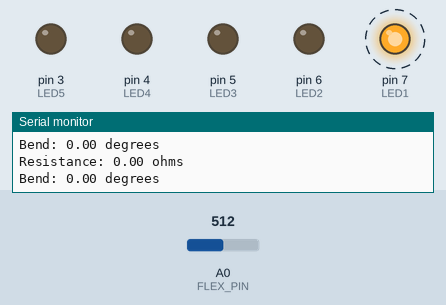
This sketch was run on a simulated Arduino Uno, built with avr-gcc and run on an emulated ATmega328P. Parts: output pins drawn as LEDs (lit = HIGH), the last lines printed to the serial monitor. Dashed ring = blinking. The inputs (shaded band) are chosen by the test bench; at power-on: A0 (FLEX_PIN) = 512.

Above: at 1.25 s.
1.3 s: A0 (FLEX_PIN) set to 302
4.3 s: A0 (FLEX_PIN) set to 279
At 4.47 s:
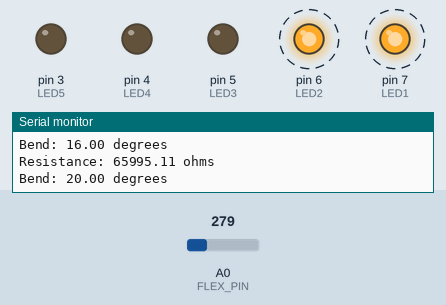
7.3 s: A0 (FLEX_PIN) set to 210
10.3 s: A0 (FLEX_PIN) set to 189
At 10.51 s:
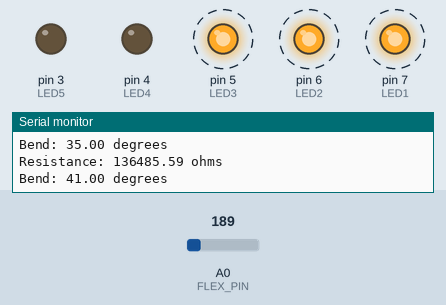
13.3 s: A0 (FLEX_PIN) set to 166
16.3 s: A0 (FLEX_PIN) set to 145
At 16.54 s:
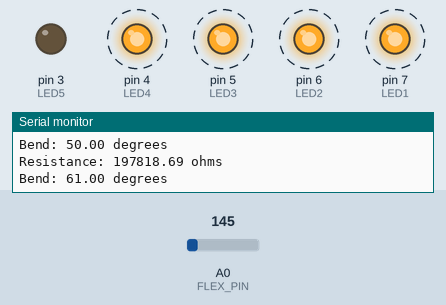
Timing chart, 0 to 20.3 s (numbered marks = the images above; inputs shaded):
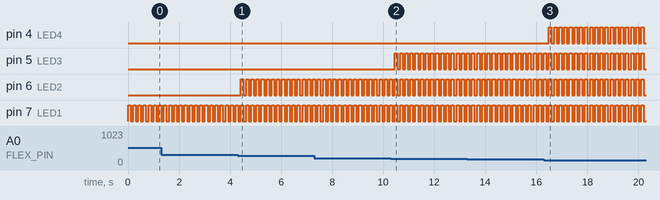

The sketch:

FlexSensorTest.ino
```cpp
//made by Alfie Sargent & Chidera Unigwe

const int FLEX_PIN = A0; // Pin connected to voltage divider output
const int LED5 = 3; //pin connected to LED5
const int LED4 = 4; //pin connected to LED4
const int LED3 = 5; //pin connected to LED3
const int LED2 = 6; //pin connected to LED6
const int LED1 = 7; //pin connected to LED7

float r=0;
// Measure the voltage at 5V and the actual resistance of your
// 47k resistor, and enter them below:
const float VCC = 4.98; // Measured voltage of Ardunio 5V line
const float R_DIV = 47500.0; // Measured resistance of 3.3k resistor

// Upload the code, then try to adjust these values to more
// accurately calculate bend degree.
const float STRAIGHT_RESISTANCE = 0; // resistance when straight
const float BEND_RESISTANCE = 350000.0; // resistance at 90 deg

void setup()
{
  Serial.begin(9600);
  pinMode(FLEX_PIN, INPUT);//flex pin
  pinMode (LED5, OUTPUT);//LED5
  pinMode (LED4, OUTPUT);//LED4
  pinMode (LED3, OUTPUT);//LED3
  pinMode (LED2, OUTPUT);//LED2
  pinMode (LED1, OUTPUT);//LED1
}

void loop()
{
  // Read the ADC, and calculate voltage and resistance from it
  int flexADC = analogRead(FLEX_PIN);
  float flexV = flexADC * VCC / 1023.0;
  float flexRi = (R_DIV * (VCC / flexV - 1.0));
  float flexR = flexRi-r;
  //if statement for checking the resistance of the flex sensor and then
  //making certian LED's high
  if (r ==0){
 r=flexRi;
  }
    float angle = map(flexR, STRAIGHT_RESISTANCE, BEND_RESISTANCE,
                    0, 90.0);
  Serial.println("Bend: " + String(angle) + " degrees");
  Serial.println();


  if (angle >=0 && angle <= 18) {
    digitalWrite (LED1, HIGH);
  }
  else if (angle > 18 && angle <= 36 ) {
    digitalWrite (LED1, HIGH);
    digitalWrite (LED2, HIGH);
  }
  else if (angle > 36 && angle <= 54) {
    digitalWrite (LED1, HIGH);
    digitalWrite (LED2, HIGH);
    digitalWrite (LED3, HIGH);
  }
  else if (angle > 54 && angle <= 72) {
    digitalWrite (LED1, HIGH);
    digitalWrite (LED2, HIGH);
    digitalWrite (LED3, HIGH);
    digitalWrite (LED4, HIGH);
  }
  else if (angle > 72 && angle <= 90) {
    digitalWrite (LED1, HIGH);
    digitalWrite (LED2, HIGH);
    digitalWrite (LED3, HIGH);
    digitalWrite (LED4, HIGH);
    digitalWrite (LED5, HIGH);
  }
  //resetting all the values of the LED's to low

  delay (100);
  digitalWrite (LED1, LOW);
  digitalWrite (LED2, LOW);
  digitalWrite (LED3, LOW);
  digitalWrite (LED4, LOW);
  digitalWrite (LED5, LOW);


  //printing the resistance of the sensor
  Serial.println("Resistance: " + String(flexR) + " ohms");

  //determining the angle that the flex sensor is at, just a bit of extra info that might not be needed.

  delay(100);
}
```

Measured:
- the behaviour switches between 288 and 287 on A0 (FLEX_PIN) (found by bisection; images 0 and 1)
- the behaviour switches between 204 and 203 on A0 (FLEX_PIN) (found by bisection; images 1 and 2)
- the behaviour switches between 158 and 157 on A0 (FLEX_PIN) (found by bisection; images 2 and 3)
- after the input at 4.3 s, pin 6 (LED2): alternates HIGH for 0.10 s and LOW for 0.10 s, starting after 0.13 s
- after the input at 10.3 s, pin 5 (LED3): alternates HIGH for 0.10 s and LOW for 0.10 s, starting after 0.16 s
- after the input at 16.3 s, pin 4 (LED4): alternates HIGH for 0.10 s and LOW for 0.10 s, starting after 0.20 s
- by itself, pin 7 (LED1): alternates HIGH for 0.10 s and LOW for 0.10 s
